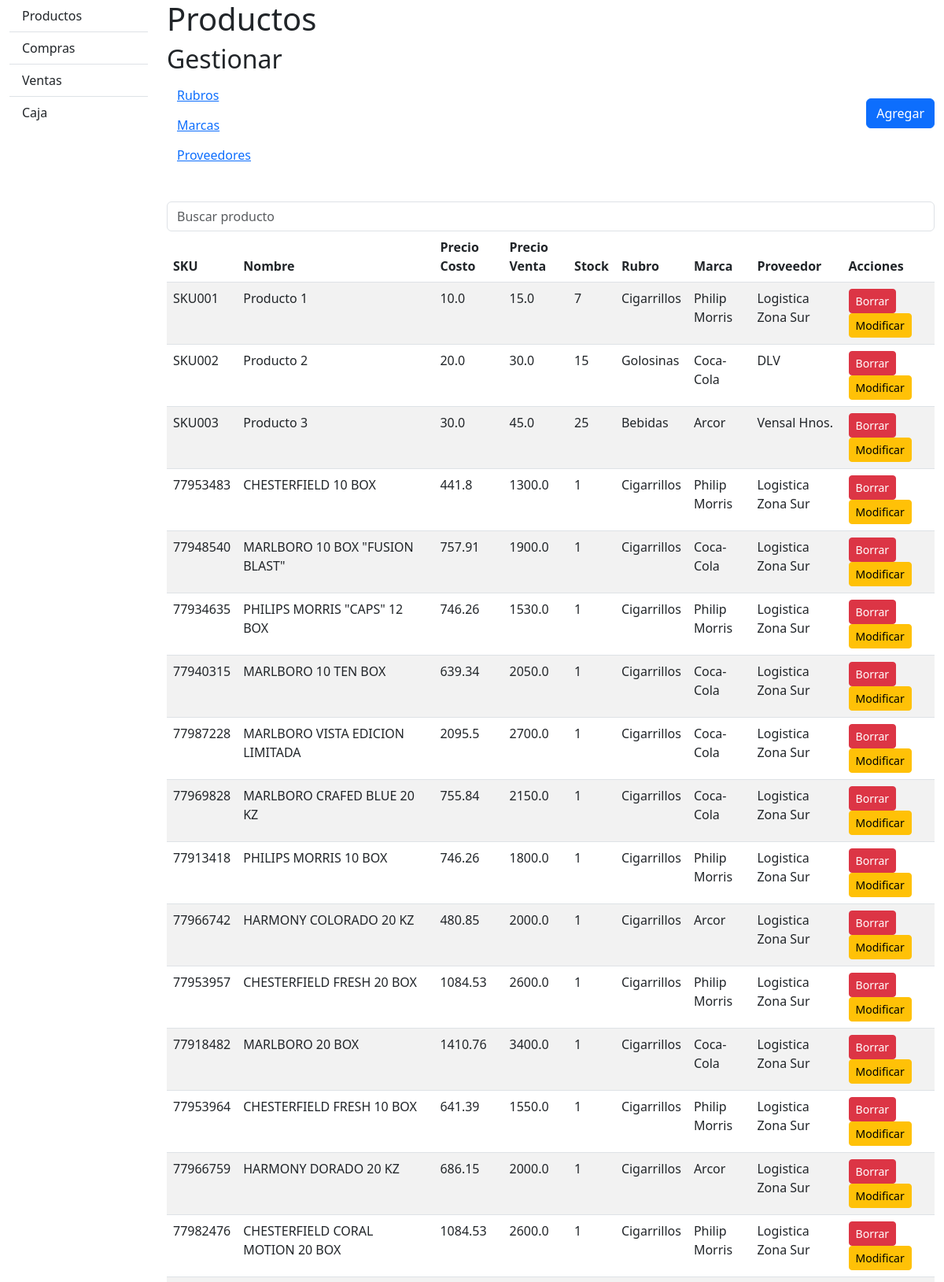
The page /productos (upper part) on the database its author committed.
### database_setup.py (models this page shows)
class Producto(Base):
    __tablename__ = 'Productos'
    id = Column(Integer, primary_key=True, autoincrement=True)
    sku = Column(String, nullable=False)
    nombre = Column(String, nullable=False)
    precio_costo = Column(Float, nullable=False)
    precio_venta = Column(Float, nullable=False)
    stock = Column(Integer, nullable=True, default=0)
    idrubro = Column(Integer, ForeignKey('Rubro.id'))
    idmarca = Column(Integer, ForeignKey('Marca.id'))
    idproveedor = Column(Integer, ForeignKey('Proveedor.id'))
    rubro = relationship('Rubro')
    marca = relationship('Marca')
    proveedor = relationship('Proveedor')
    detalles = relationship('DetalleCompra', back_populates='producto')

class Rubro(Base):
    __tablename__ = 'Rubro'
    id = Column(Integer, primary_key=True, autoincrement=True)
    nombre = Column(String, nullable=False)

class Marca(Base):
    __tablename__ = 'Marca'
    id = Column(Integer, primary_key=True, autoincrement=True)
    nombre = Column(String, nullable=False)

class Proveedor(Base):
    __tablename__ = 'Proveedor'
    id = Column(Integer, primary_key=True, autoincrement=True)
    nombre = Column(String, nullable=False)
    cuit = Column(String, nullable=True)
    compras = relationship('Compra', back_populates='proveedor')

### productos.py (the view)
@productos_bp.route('/productos')
def mostrar_productos():
    productos = session.query(Producto).all()
    return render_template('productos.html', productos=productos)

### templates/productos.html (shortened to what this page needs)
<!DOCTYPE html>
<html lang="en">
<head>
    <link href="https://cdn.jsdelivr.net/npm/bootstrap@5.3.0/dist/css/bootstrap.min.css" rel="stylesheet">
</head>
<body>
    <div class="container-fluid">
        <div class="row">
            <div class="col-md-2">
                {% include 'navbar.html' %}
            </div>
            <div class="col-md-10">
                <h1>Productos</h1>
                <div class="d-flex justify-content-between align-items-center mb-4">
                    <div>
                        <h2>Gestionar</h2>
                        <ul class="list-unstyled">
                            <li><a href="/productos/rubros" class="btn btn-link">Rubros</a></li>
                            <li><a href="/productos/marcas" class="btn btn-link">Marcas</a></li>
                            <li><a href="/productos/proveedores" class="btn btn-link">Proveedores</a></li>
                        </ul>
                    </div>
                    <div>
                        <button class="btn btn-primary" onclick="location.href='/productos/agregar'">Agregar</button>
                    </div>
                </div>
                <div>
                    <input type="text" class="form-control" placeholder="Buscar producto" id="buscarProducto" onkeyup="filtrarProductos()">
                </div>
                <table class="table table-striped">
                    <thead id="tablaEncabezado">
                        <tr>
                            <th>SKU</th>
                            <th>Nombre</th>
                            <th>Precio Costo</th>
                            <th>Precio Venta</th>
                            <th>Stock</th>
                            <th>Rubro</th>
                            <th>Marca</th>
                            <th>Proveedor</th>
                            <th>Acciones</th>
                        </tr>
                    </thead>
                    <tbody>
                        {% for producto in productos %}
                        <tr>
                            <td>{{ producto.sku }}</td>
                            <td>{{ producto.nombre }}</td>
                            <td>{{ producto.precio_costo }}</td>
                            <td>{{ producto.precio_venta }}</td>
                            <td>{{ producto.stock }}</td>
                            <td>{{ producto.rubro.nombre }}</td>
                            <td>{{ producto.marca.nombre }}</td>
                            <td>{{ producto.proveedor.nombre }}</td>
                            <td>
                                <form action="/productos/borrar" method="POST" style="display:inline;">
                                    <button type="submit" class="btn btn-danger btn-sm">Borrar</button>
                                </form>
                                <a href="/productos/modificar/{{ producto.id }}" class="btn btn-warning btn-sm">Modificar</a>
                            </td>
                        </tr>
                        {% endfor %}
                    </tbody>
                </table>
            </div>
        </div>
    </div>
</body>
</html>

### rows shown on the page
Producto: sku "SKU001", nombre "Producto 1", precio_costo "10.0", precio_venta "15.0", stock "7", rubro.nombre "Cigarrillos", marca.nombre "Philip Morris", proveedor.nombre "Logistica Zona Sur"
Producto: sku "SKU002", nombre "Producto 2", precio_costo "20.0", precio_venta "30.0", stock "15", rubro.nombre "Golosinas", marca.nombre "Coca-Cola", proveedor.nombre "DLV"
Producto: sku "SKU003", nombre "Producto 3", precio_costo "30.0", precio_venta "45.0", stock "25", rubro.nombre "Bebidas", marca.nombre "Arcor", proveedor.nombre "Vensal Hnos."
Producto: sku "77953483", nombre "CHESTERFIELD 10 BOX", precio_costo "441.8", precio_venta "1300.0", stock "1", rubro.nombre "Cigarrillos", marca.nombre "Philip Morris", proveedor.nombre "Logistica Zona Sur"
Producto: sku "77948540", nombre "MARLBORO 10 BOX \"FUSION BLAST\"", precio_costo "757.91", precio_venta "1900.0", stock "1", rubro.nombre "Cigarrillos", marca.nombre "Coca-Cola", proveedor.nombre "Logistica Zona Sur"
Producto: sku "77934635", nombre "PHILIPS MORRIS \"CAPS\" 12 BOX", precio_costo "746.26", precio_venta "1530.0", stock "1", rubro.nombre "Cigarrillos", marca.nombre "Philip Morris", proveedor.nombre "Logistica Zona Sur"
Producto: sku "77940315", nombre "MARLBORO 10 TEN BOX", precio_costo "639.34", precio_venta "2050.0", stock "1", rubro.nombre "Cigarrillos", marca.nombre "Coca-Cola", proveedor.nombre "Logistica Zona Sur"
Producto: sku "77987228", nombre "MARLBORO VISTA EDICION LIMITADA", precio_costo "2095.5", precio_venta "2700.0", stock "1", rubro.nombre "Cigarrillos", marca.nombre "Coca-Cola", proveedor.nombre "Logistica Zona Sur"
Producto: sku "77969828", nombre "MARLBORO CRAFED BLUE 20 KZ", precio_costo "755.84", precio_venta "2150.0", stock "1", rubro.nombre "Cigarrillos", marca.nombre "Coca-Cola", proveedor.nombre "Logistica Zona Sur"
Producto: sku "77913418", nombre "PHILIPS MORRIS 10 BOX", precio_costo "746.26", precio_venta "1800.0", stock "1", rubro.nombre "Cigarrillos", marca.nombre "Philip Morris", proveedor.nombre "Logistica Zona Sur"
Producto: sku "77966742", nombre "HARMONY COLORADO 20 KZ", precio_costo "480.85", precio_venta "2000.0", stock "1", rubro.nombre "Cigarrillos", marca.nombre "Arcor", proveedor.nombre "Logistica Zona Sur"
Producto: sku "77953957", nombre "CHESTERFIELD FRESH 20 BOX", precio_costo "1084.53", precio_venta "2600.0", stock "1", rubro.nombre "Cigarrillos", marca.nombre "Philip Morris", proveedor.nombre "Logistica Zona Sur"
Producto: sku "77918482", nombre "MARLBORO 20 BOX", precio_costo "1410.76", precio_venta "3400.0", stock "1", rubro.nombre "Cigarrillos", marca.nombre "Coca-Cola", proveedor.nombre "Logistica Zona Sur"
Producto: sku "77953964", nombre "CHESTERFIELD FRESH 10 BOX", precio_costo "641.39", precio_venta "1550.0", stock "1", rubro.nombre "Cigarrillos", marca.nombre "Philip Morris", proveedor.nombre "Logistica Zona Sur"
Producto: sku "77966759", nombre "HARMONY DORADO 20 KZ", precio_costo "686.15", precio_venta "2000.0", stock "1", rubro.nombre "Cigarrillos", marca.nombre "Arcor", proveedor.nombre "Logistica Zona Sur"
Producto: sku "77982476", nombre "CHESTERFIELD CORAL MOTION 20 BOX", precio_costo "1084.53", precio_venta "2600.0", stock "1", rubro.nombre "Cigarrillos", marca.nombre "Philip Morris", proveedor.nombre "Logistica Zona Sur"
